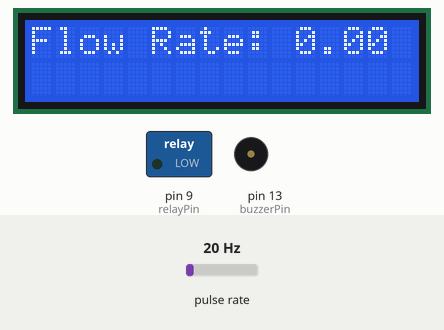
This sketch was run on a simulated Arduino Uno, built with avr-gcc and run on an emulated ATmega328P. On the bench: 16×2 character LCD, switched loads named in the sketch (green lamp = pin HIGH), buzzer (waves = sounding, pin HIGH). Wiring (inferred from the names in the program): pulse sensor: data pin 2. Inputs (shaded band) come from the test bench; at power-on: pulse rate 20 Hz. What the sketch prints to the serial monitor is not drawn.

Above: at 2.3 s.
2.4 s: pulse rate (sensor on pin 2) set to 4 Hz
At 4.6 s:
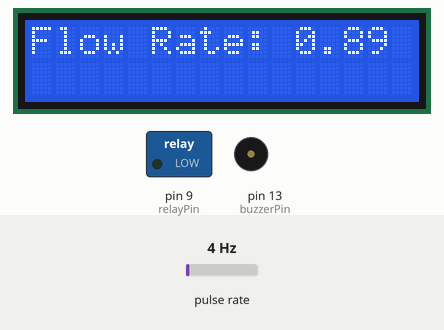
5.4 s: pulse rate (sensor on pin 2) set to 50 Hz
At 7.9 s:
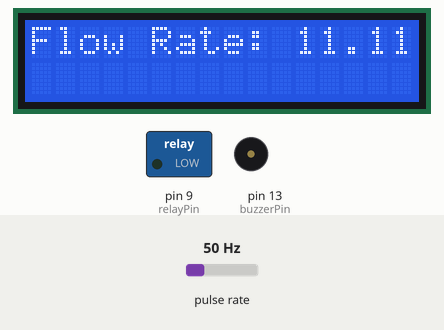
8.4 s: pulse rate (sensor on pin 2) set to 100 Hz
At 11.2 s:
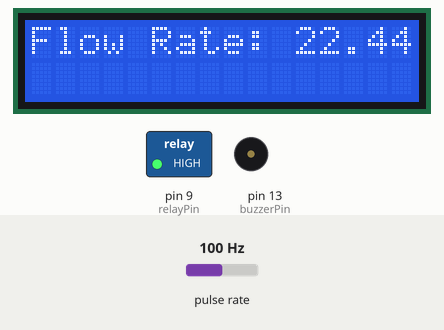
Timing chart, 0 to 17.4 s (numbered marks = the images above; inputs shaded):
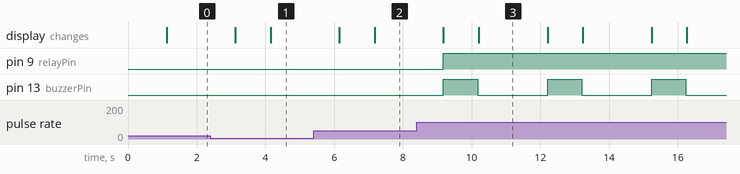

The sketch:

Aproject_code_3.ino
```cpp
// Pin Definitions
#include <LiquidCrystal_I2C.h>
LiquidCrystal_I2C lcd(0x27,16,2);
const int flowSensorPin = 2;   // Water flow sensor connected to digital pin 2 (interrupt pin)
const int buzzerPin = 13;       // Buzzer connected to digital pin 8
const int relayPin = 9;        // Relay connected to digital pin 9

// Variables
volatile int pulseCount = 0;   // Variable to count water flow sensor pulses
float calibrationFactor = 4.5; // Calibration factor for flow sensor (adjust based on your sensor's specs)
float flowRate;                // Flow rate in liters per minute (L/min)
unsigned long oldTime = 0;     // Variable to store the last time the flow was measured

void setup() {
  // Set up the pins
  lcd.init();
  lcd.clear();
  lcd.backlight();
  pinMode(flowSensorPin, INPUT);  // Water flow sensor as input
  pinMode(buzzerPin, OUTPUT);     // Buzzer as output
  pinMode(relayPin, OUTPUT);      // Relay as output
lcd.setCursor(2,0);   //Set cursor to character 2 on line 0
  lcd.print("welcome to ");
  lcd.setCursor(2,1);   //Move cursor to character 2 on line 1
  lcd.print("water Detection System");
  delay(1000);
  lcd.clear();
  digitalWrite(relayPin, LOW);    // Ensure relay starts off
  digitalWrite(buzzerPin, LOW);   // Buzzer off initially

  // Attach an interrupt to the water flow sensor pin
  attachInterrupt(digitalPinToInterrupt(flowSensorPin), countPulses, RISING);

  Serial.begin(9600);  // Start serial communication for debugging
}

void loop() {
  // Measure water flow every second (1000 ms)
  if (millis() - oldTime > 1000) {
    // Calculate flow rate (in liters/minute)
    flowRate = (pulseCount / calibrationFactor);  // Calculate flow rate based on pulses and calibration factor

    // Print the flow rate to the serial monitor
    Serial.print("Flow Rate: ");
    lcd.print("Flow Rate: ");
    Serial.print(flowRate);
    lcd.print(flowRate);
    Serial.println(" L/min");
lcd.println(" L/min");
delay(2000);
lcd.clear();
    // Reset pulse count for the next second
    pulseCount = 0;
    oldTime = millis();

    // Check if the flow rate exceeds a threshold (e.g., 2 L/min)
    if (flowRate > 2.0) {
      triggerAlarm();  // Activate relay and buzzer if the flow exceeds the threshold
    } else {
      resetAlarm();    // Deactivate relay and buzzer if flow rate is below threshold
    }
  }
}

void countPulses() {
  // Increment the pulse count whenever a pulse is detected from the sensor
  pulseCount++;
}

void triggerAlarm() {
  digitalWrite(relayPin, HIGH);  // Activate relay
  digitalWrite(buzzerPin, HIGH);
  delay(1000); // Turn on buzzer
  digitalWrite(buzzerPin, LOW);
}

void resetAlarm() {
  digitalWrite(relayPin, LOW);   // Deactivate relay
  digitalWrite(buzzerPin, LOW);  // Turn off buzzer
}
```

Measured:
- after the input at 5.4 s, the display: first differs from a run without the input after 1.8 s (image 2)
- after the input at 8.4 s, the display: first differs from a run without the input after 1.8 s (image 3)
- by itself, pin 13 (buzzerPin): alternates HIGH for 1.0 s and LOW for 2.0 s
